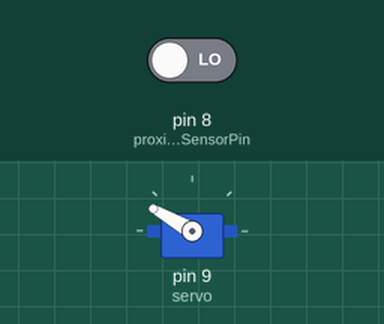
The sketch below on a simulated Arduino Uno, built with avr-gcc and run on an emulated ATmega328P. On the bench: servo. The test bench sets the inputs (shaded band); at power-on: pin 8 (proximitySensorPin) LOW.

Above: at 1.2 s.
1.3 s: pin 8 (proximitySensorPin) driven HIGH
At 1.9 s:
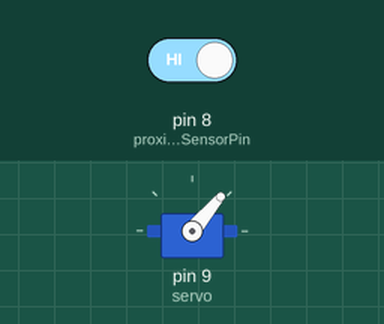
2.8 s: pin 8 (proximitySensorPin) driven LOW
At 3.1 s:
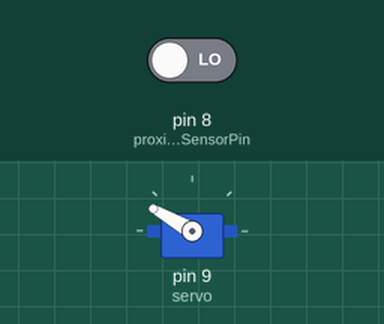
Timing chart, 0 to 5.8 s (numbered marks = the images above; inputs shaded):
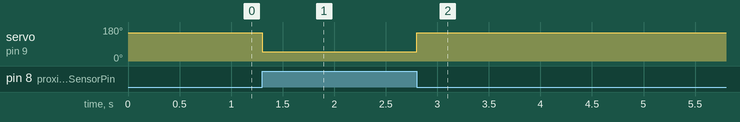

The sketch:

proximity_servo_ino.ino
```cpp
#include <Servo.h>

int proximitySensorPin = 8; // Pin untuk sensor proximity
int proximitySensorValue = 0; // Variabel untuk menyimpan nilai sensor proximity
Servo servo; // Membuat objek servo

void setup() {
  servo.attach(9); // Pin servo
  pinMode(proximitySensorPin, INPUT); // Mengatur pin sensor proximity sebagai input
}

void loop() {
  proximitySensorValue = digitalRead(proximitySensorPin); // Membaca nilai sensor proximity

  if (proximitySensorValue == 1) { // Jika sensor proximity mendeteksi adanya besi
    servo.write(50); // Servo bergerak ke posisi 50 derajat
  } else { // Jika sensor proximity tidak mendeteksi adanya besi
    servo.write(150); // Servo bergerak ke posisi 150 derajat
  }

  delay(100); // Jeda waktu 100 milidetik sebelum membaca nilai sensor proximity lagi
}
```

Measured:
- after the input at 1.3 s, servo on pin 9 (servo): 150° → 50° at once
- after the input at 2.8 s, servo on pin 9 (servo): 50° → 150° at once
